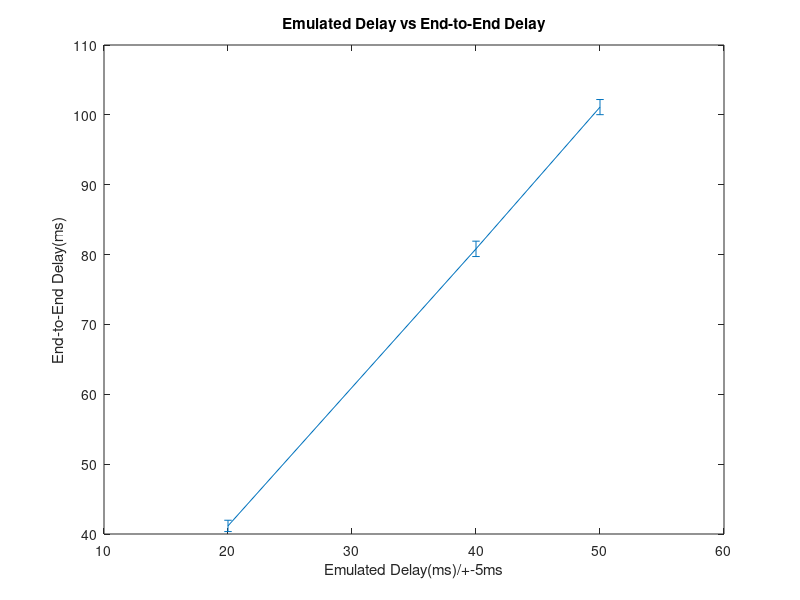

The MATLAB script that drew this image:
x=[20,40,50];
y=[41.1603,80.8184,101.1108];
e=[0.809630671523,1.10141507557,1.08417912754];
errorbar(x,y,e);
xlabel('Emulated Delay(ms)/+-5ms');
ylabel('End-to-End Delay(ms)');
title('Emulated Delay vs End-to-End Delay');
print('graph.png')